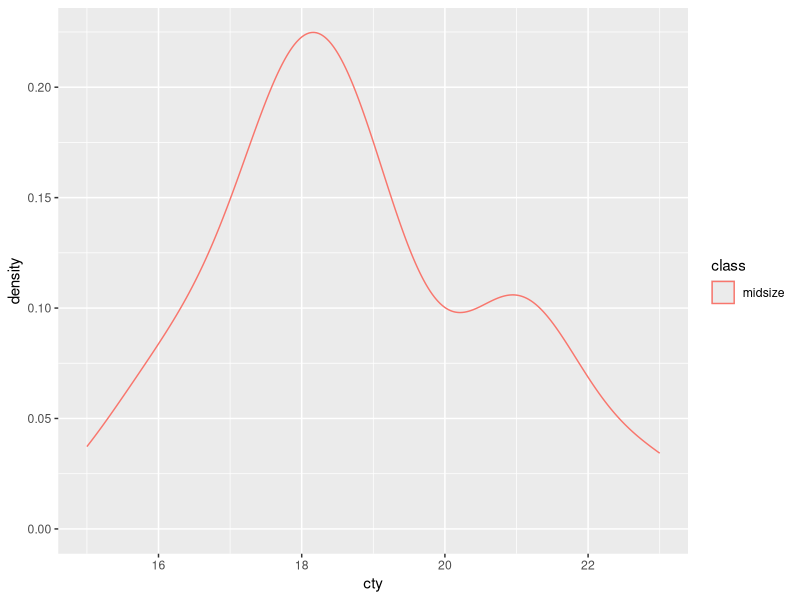
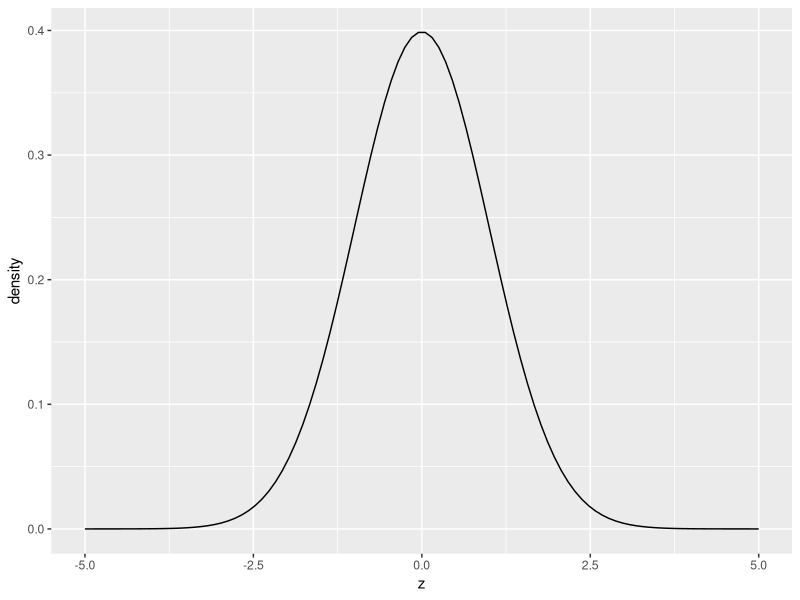
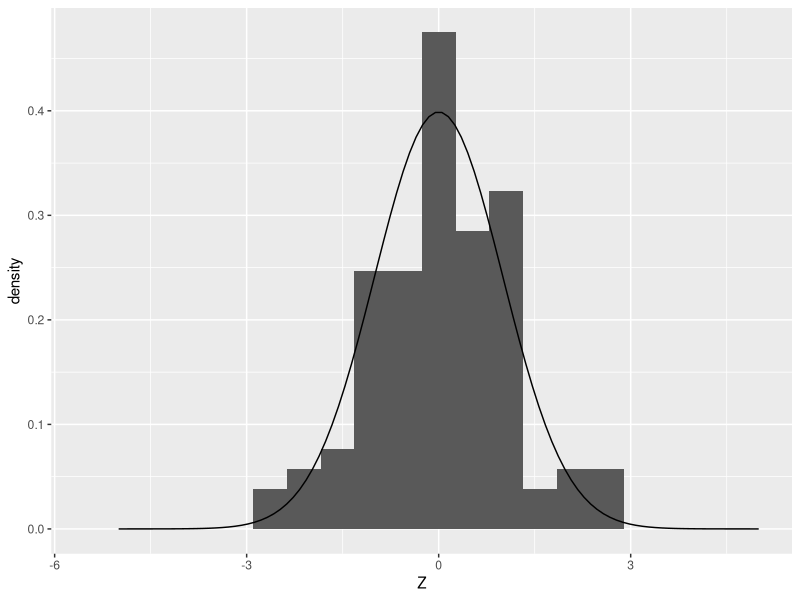
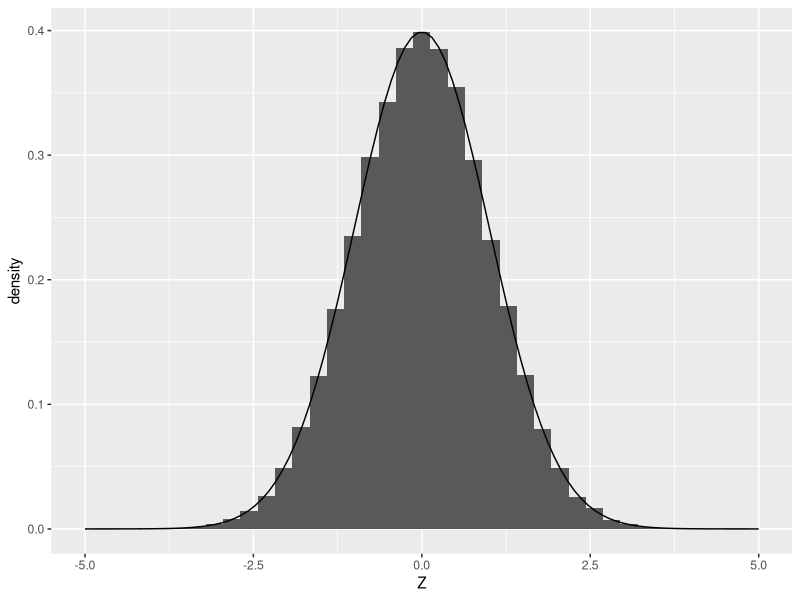
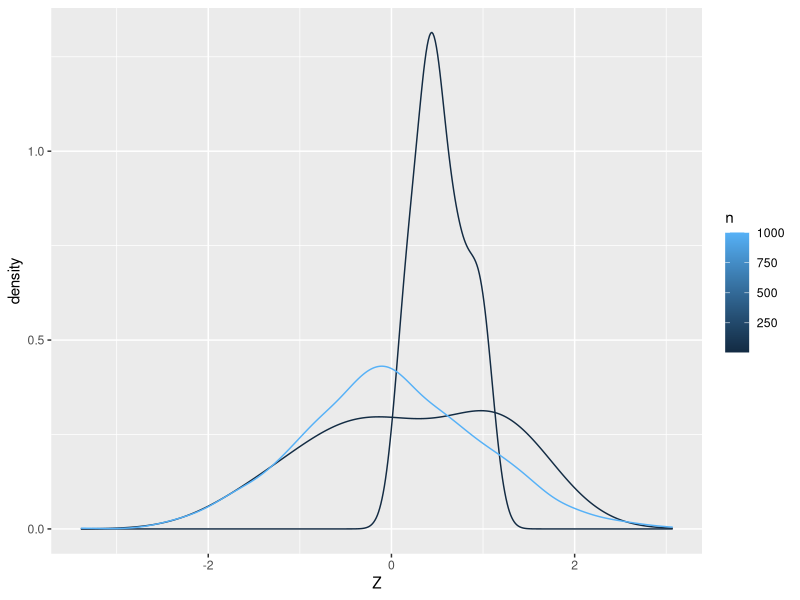
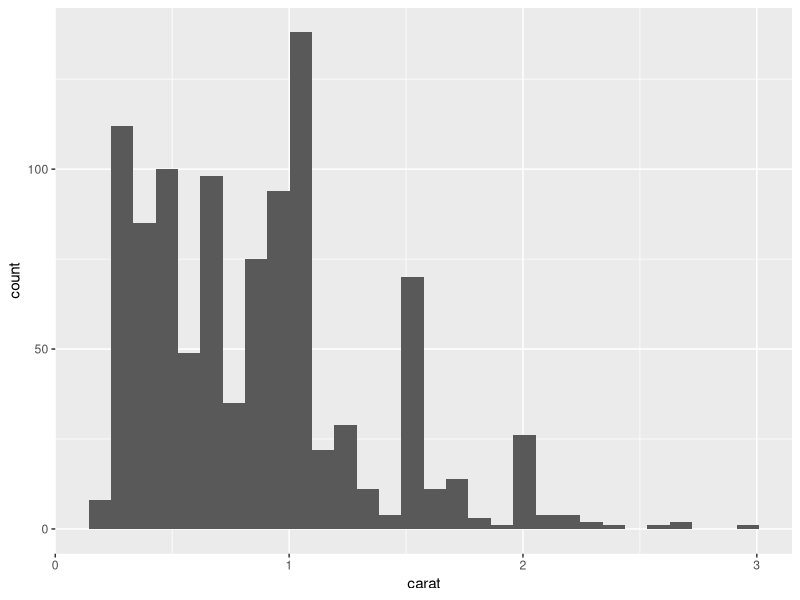
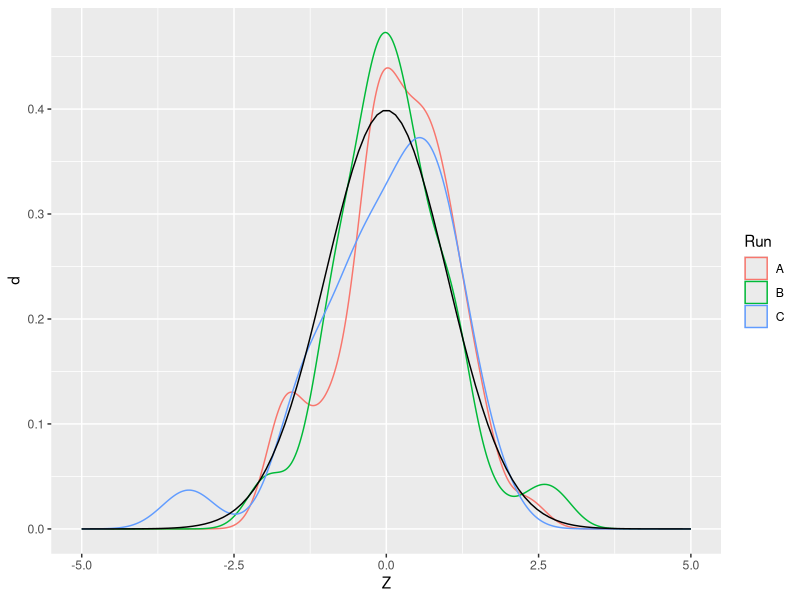

The R script that drew these images, in order:
## ---- chunk 1
library(tidyverse)
## ---- chunk 2
mpg %>%
  filter(class == "midsize") %>%
  ggplot(aes(cty, color = class)) +
  geom_density()
## ---- chunk 3
## NOTE: No need to change this!
df_norm_dist <-
  tibble(z = seq(-5, +5, length.out = 100)) %>%
  mutate(d = dnorm(z, mean = 0, sd = 1))

df_norm_dist %>%
  ggplot(aes(z, d)) +
  geom_line() +
  labs(
    y = "density"
  )
## ---- chunk 4
# task-begin
## TODO: Complete this code
df_q1 <-
  tibble(x = seq(-5, +5, length.out = 100))
# task-end
# solution-begin
df_q1 <-
  tibble(x = seq(-5, +5, length.out = 100)) %>%
  mutate(d = dunif(x, min = -1, max = +1))
# solution-end
## ---- chunk 5
## NOTE: No need to change this
assertthat::assert_that(
  all(
    df_q1 %>%
      filter(-1 <= x, x <= +1) %>%
      mutate(flag = d > 0) %>%
      pull(flag)
    )
)
assertthat::assert_that(
  all(
    df_q1 %>%
      filter((x < -1) | (+1 < x)) %>%
      mutate(flag = d == 0) %>%
      pull(flag)
    )
)
print("Nice!")
## ---- chunk 6
## NOTE: No need to change this!
df_norm_samp <- tibble(Z = rnorm(n = 100, mean = 0, sd = 1))

ggplot() +
  ## Plot a *sample*
  geom_histogram(
    data = df_norm_samp,
    mapping = aes(Z, after_stat(density)),
    bins = 20
  ) +
  ## Plot a *distribution*
  geom_line(
    data = df_norm_dist,
    mapping = aes(z, d)
  )
## ---- chunk 7
## NOTE: No need to change this!
ggplot() +
  ## Plot a *sample*
  geom_histogram(
    data = tibble(Z = rnorm(n = 1e5, mean = 0, sd = 1)),
    mapping = aes(Z, after_stat(density)),
    bins = 40
  ) +
  ## Plot a *distribution*
  geom_line(
    data = df_norm_dist,
    mapping = aes(z, d)
  )
## ---- chunk 8
## NOTE: Use the data generated here
df_q2 <- map_dfr(
  c(5, 10, 1e3),
  function(nsamp) {
    tibble(Z = rnorm(n = nsamp), n = nsamp)
  }
)
## TODO: Create the figure
# solution-begin
df_q2 %>%
  ggplot(aes(Z, color = n, group = n)) +
  geom_density()
# solution-end
## ---- chunk 9
# task-begin
n_diamonds <- 10
# task-begin
# solution-begin
n_diamonds <- 1000
# solution-end

diamonds %>%
  filter(cut == "Good") %>%
  slice_sample(n = n_diamonds) %>%
  ggplot(aes(carat)) +
  geom_histogram()
## ---- chunk 10
## NOTE: No need to change; run this multiple times!
rnorm(5)
## ---- chunk 11
## NOTE: No need to change this!
df_samp_multi <-
  tibble(Z = rnorm(n = 50, mean = 0, sd = 1), Run = "A") %>%
  bind_rows(
    tibble(Z = rnorm(n = 50, mean = 0, sd = 1), Run = "B")
  ) %>%
  bind_rows(
    tibble(Z = rnorm(n = 50, mean = 0, sd = 1), Run = "C")
  )

ggplot() +
  ## Plot *fitted distributions*
  geom_density(
    data = df_samp_multi,
    mapping = aes(Z, color = Run, group = Run)
  ) +
  ## Plot a *distribution*
  geom_line(
    data = df_norm_dist,
    mapping = aes(z, d)
  )
## ---- chunk 12
## NOTE: No need to change; run this multiple times!
set.seed(101)
rnorm(5)
